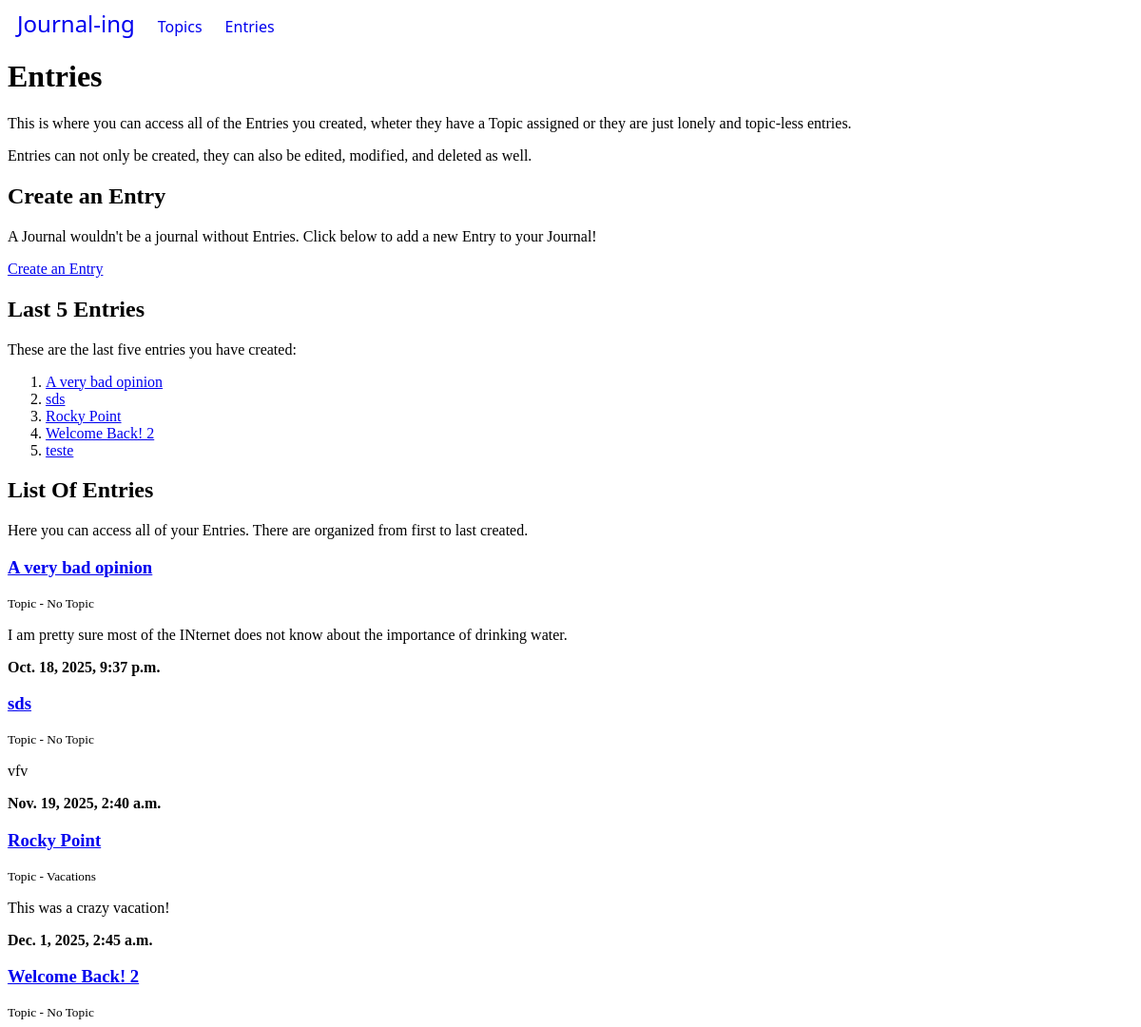
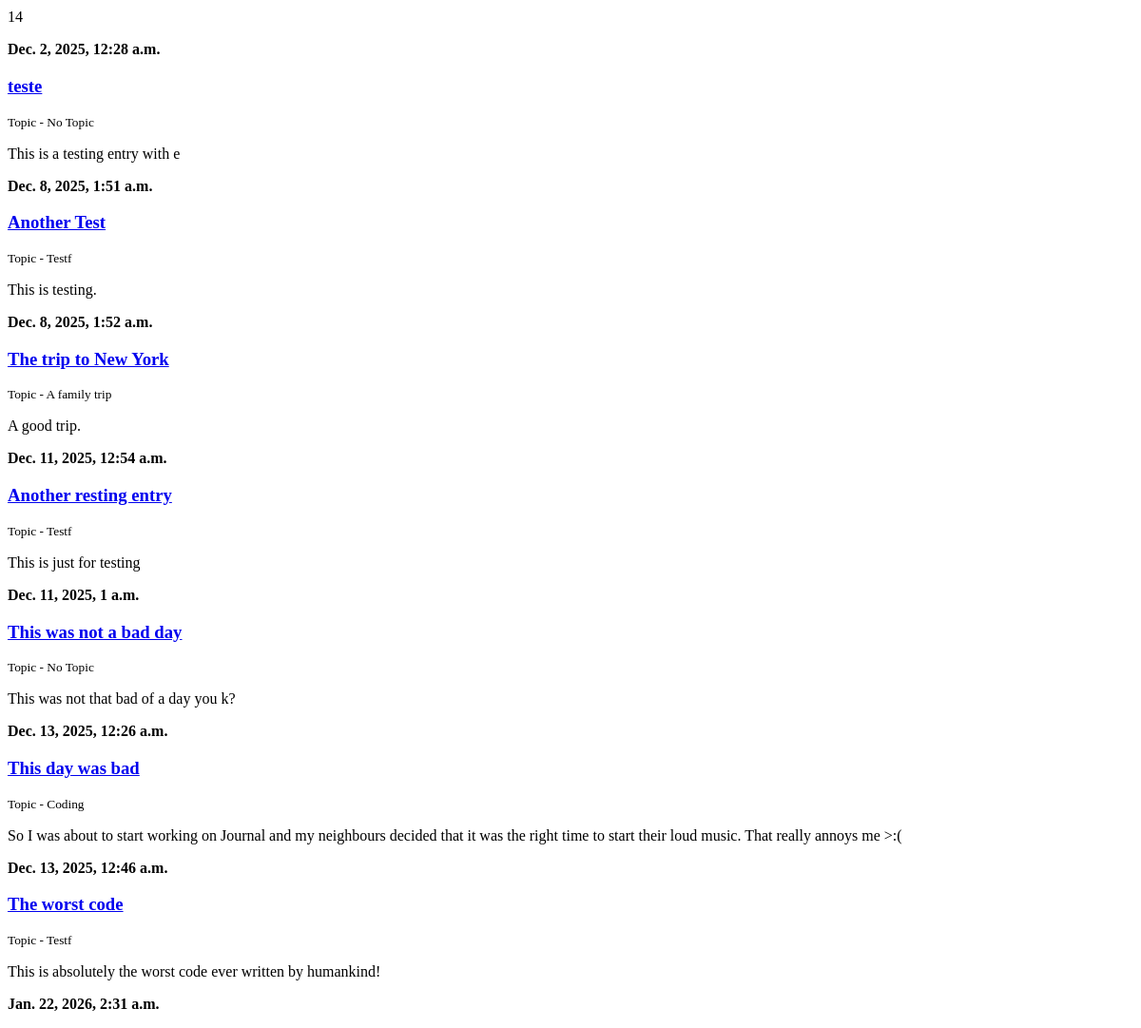
The app's page /entry/, older data (2 pictures, top to bottom).
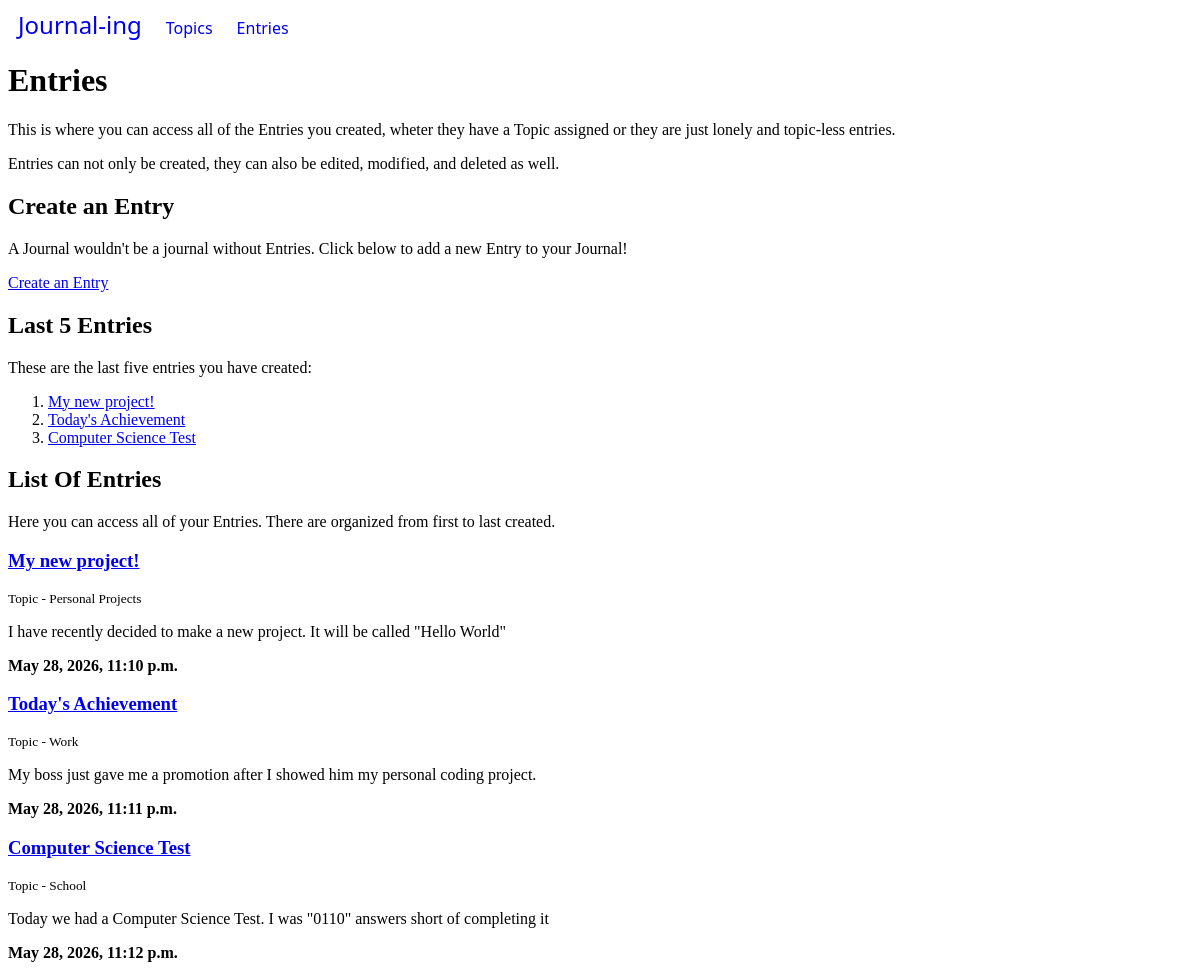
The same page, newer data.
### journal_app/models.py (models this page shows)
class Entry(models.Model):
    topic = models.ForeignKey(Topic, on_delete=models.CASCADE)
    entry_title = models.CharField(max_length=100)
    entry_text = models.CharField(max_length=4000)
    date_added = models.DateTimeField('date added', auto_now_add=True)
    def __str__(self):
        return self.entry_title

class Topic(models.Model):
    topic_text = models.CharField(max_length=200)
    date_added = models.DateTimeField('date added', auto_now_add=True)
    def __str__(self):
        return self.topic_text

### journal_app/views.py (the view)
# urls.py: path("entry/", views.entry, name='entry'),
def entry(request):
    last_five_entries = Entry.objects.order_by('date_added')[0:5]
    last_25_entries = Entry.objects.order_by('date_added')[0:25]
    return render(request, 'journal_app/entries.html',
                  {'last_five_entries' : last_five_entries,
                   'last_25_entries' : last_25_entries})

### journal_app/templates/journal_app/entries.html
{% extends 'journal_app/base.html' %}
{% block 'content' %}
    <main>
        <h1>Entries</h1>
        <p>This is where you can access all of the Entries you created,
            wheter they have a Topic assigned or they are just lonely and
            topic-less entries.</p>
        <p>Entries can not only be created, they can also be edited, modified, and deleted as well.</p>
    </main>
    <section>
        <h2>Create an Entry</h2>
        <p>A Journal wouldn't be a journal without Entries. Click below to add a new Entry to your Journal!</p>
        <a class="create-btn" href="{% url 'journal_app:create_entry' %}">Create an Entry</a>
    </section>
    <section>
        <h2>Last 5 Entries</h2>
        <p>These are the last five entries you have created:</p>
        <div class="top-5-container">
            {% if last_five_entries %}
                <ol>
                {% for entry in last_five_entries %}
                    <div class="top-5-item">
                        <li class><a href="{% url 'journal_app:view' entry.id %}">{{entry.entry_title}}</a></li>
                    </div>
                {% endfor %}
                </ol>
            {% else %}
                <p>No Entries have been written</p>
            {% endif %}
        </div>
    </section>
    <section>
        <h2>List Of Entries</h2>
        <p>Here you can access all of your Entries. There are organized from first to last created.</p>
        {% if last_five_entries %}
            {% for entry in last_25_entries %}
                <div class="entries-container">
                    <div class="entry-card">
                        <a href="{% url 'journal_app:view' entry.id%}" target="_blank"><h3>{{entry}}</h3></a>
                        <small><p>Topic - {{entry.topic}}</p></small>
                        <p>{{entry.entry_text}}</p>
                        <p><strong><time datetime="{{entry.date_added.isoformat}}">{{entry.date_added}}</time></strong></p>
                    </div>
                </div>
            {% endfor %}
        {% else %}
                <p>No Entries have been written</p>
        {% endif %}
    </section>
{% endblock %}

### journal_app/templates/journal_app/base.html (shortened to what this page needs)
{% load static %}
<!DOCTYPE html>
<html lang="en">
<head>
    <link rel="stylesheet" href="{% static 'journal_app/styles/styles.css' %}">
</head>
<body>
    <header>
        <nav>
            <div class="nav-bar">
                <a class="main-logo" href="{% url 'journal_app:index' %}">Journal-ing</a>
                <a class='nav-link' href="{% url 'journal_app:topic'%}">Topics</a>
                <a class="nav-link" href="{% url 'journal_app:entry'%}">Entries</a>
            </div>
        </nav>
    </header>
    <div class="content">
        {% block 'content' %}
        {% endblock %}
    </div>
</body>
</html>

### journal_app/static/journal_app/styles/styles.css (style rules this page uses)
.nav-bar a:link { text-decoration: none; }
.nav-bar a { font-family: 'Segoe UI', Tahoma, Geneva, Verdana, sans-serif; padding-left: 10px; padding-right: 10px; text-align: center; }
.main-logo { font-size: 24px; }

Row changes from the older to the newer data that the page shows:
removed Entry: entry_title "A very bad opinion", topic "No Topic", entry_text "I am pretty sure most of the INternet does not know about the importance of drinking water.", date_added "Oct. 18, 2025, 9:37 p.m."
removed Entry: entry_title "sds", topic "No Topic", entry_text "vfv", date_added "Nov. 19, 2025, 2:40 a.m."
removed Entry: entry_title "Rocky Point", topic "Vacations", entry_text "This was a crazy vacation!", date_added "Dec. 1, 2025, 2:45 a.m."
removed Entry: entry_title "Welcome Back! 2", topic "No Topic", entry_text "14", date_added "Dec. 2, 2025, 12:28 a.m."
removed Entry: entry_title "teste", topic "No Topic", entry_text "This is a testing entry with e", date_added "Dec. 8, 2025, 1:51 a.m."
removed Entry: entry_title "Another Test", topic "Testf", entry_text "This is testing.", date_added "Dec. 8, 2025, 1:52 a.m.", shown under "List Of Entries"
removed Entry: entry_title "The trip to New York", topic "A family trip", entry_text "A good trip.", date_added "Dec. 11, 2025, 12:54 a.m.", shown under "List Of Entries"
removed Entry: entry_title "Another resting entry", topic "Testf", entry_text "This is just for testing", date_added "Dec. 11, 2025, 1 a.m.", shown under "List Of Entries"
removed Entry: entry_title "This was not a bad day", topic "No Topic", entry_text "This was not that bad of a day you k?", date_added "Dec. 13, 2025, 12:26 a.m.", shown under "List Of Entries"
removed Entry: entry_title "This day was bad", topic "Coding", entry_text "So I was about to start working on Journal and my neighbours decided that it was the right time to start their loud music. That really annoys me >:(", date_added "Dec. 13, 2025, 12:46 a.m.", shown under "List Of Entries"
removed Entry: entry_title "The worst code", topic "Testf", entry_text "This is absolutely the worst code ever written by humankind!", date_added "Jan. 22, 2026, 2:31 a.m.", shown under "List Of Entries"
added Entry: entry_title "My new project!", topic "Personal Projects", entry_text "I have recently decided to make a new project. It will be called \"Hello World\"", date_added "May 28, 2026, 11:10 p.m."
added Entry: entry_title "Today's Achievement", topic "Work", entry_text "My boss just gave me a promotion after I showed him my personal coding project.", date_added "May 28, 2026, 11:11 p.m."
added Entry: entry_title "Computer Science Test", topic "School", entry_text "Today we had a Computer Science Test. I was \"0110\" answers short of completing it", date_added "May 28, 2026, 11:12 p.m."
